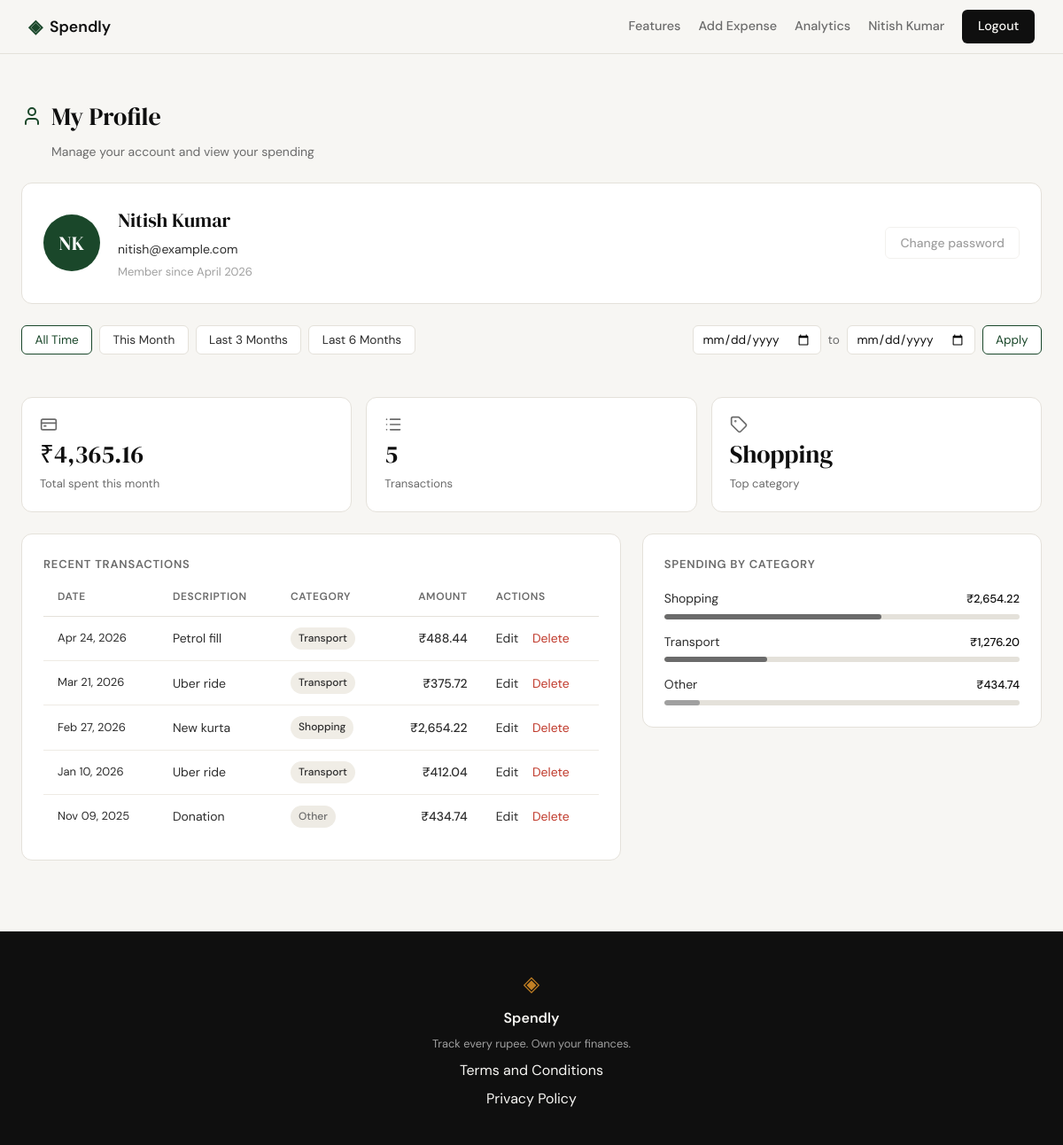
/profile (signed in), run on an earlier commit of the app's database.
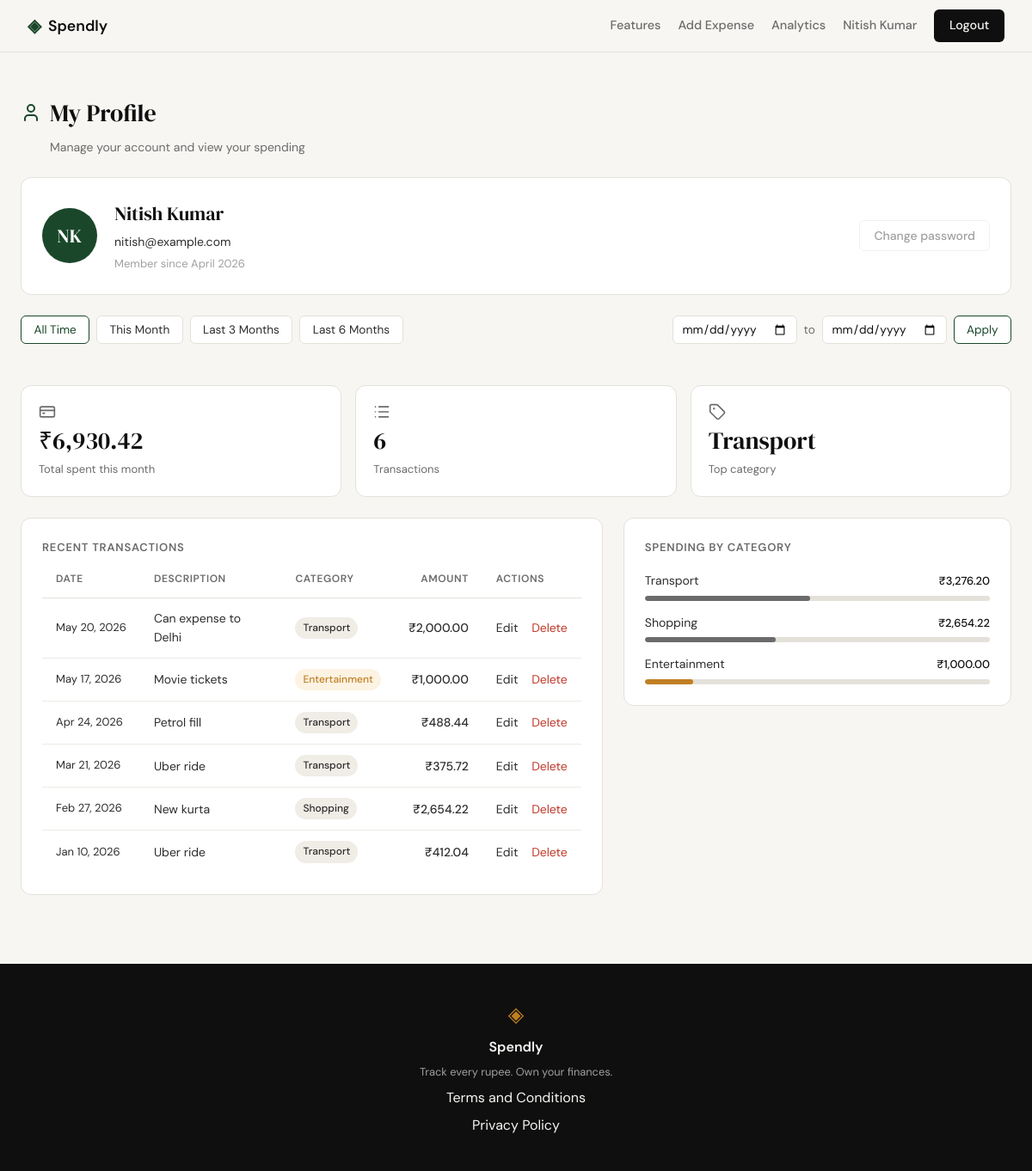
And on a later commit of the database.
### tables this page shows
CREATE TABLE users (
            id            INTEGER PRIMARY KEY AUTOINCREMENT,
            name          TEXT    NOT NULL,
            email         TEXT    UNIQUE NOT NULL,
            password_hash TEXT    NOT NULL,
            created_at    TEXT    DEFAULT (datetime('now'))
        );

CREATE TABLE expenses (
            id          INTEGER PRIMARY KEY AUTOINCREMENT,
            user_id     INTEGER NOT NULL REFERENCES users(id),
            amount      REAL    NOT NULL,
            category    TEXT    NOT NULL,
            date        TEXT    NOT NULL,
            description TEXT,
            created_at  TEXT    DEFAULT (datetime('now'))
        );

### app.py (the view)
@app.route("/profile")
def profile():
    if not session.get("user_id"):
        return redirect(url_for("login"))
    user_id = session["user_id"]
    date_from = _parse_date(request.args.get("date_from", ""))
    date_to = _parse_date(request.args.get("date_to", ""))
    if date_from and date_to and date_from > date_to:
        flash("Start date must be before end date.")
        date_from = date_to = ""
    date_from = date_from or None
    date_to = date_to or None
    today = date.today()
    presets = {
        "this_month": (today.replace(day=1).isoformat(), today.isoformat()),
        "last_3_months": ((today - timedelta(days=90)).isoformat(), today.isoformat()),
        "last_6_months": ((today - timedelta(days=180)).isoformat(), today.isoformat()),
    }
    active_preset = "all_time"
    for name, (pf, pt) in presets.items():
        if date_from == pf and date_to == pt:
            active_preset = name
            break
    user = get_user_by_id(user_id)
    stats = get_summary_stats(user_id, date_from=date_from, date_to=date_to)
    transactions = get_recent_transactions(
        user_id, date_from=date_from, date_to=date_to
    )
    categories = get_category_breakdown(user_id, date_from=date_from, date_to=date_to)
    return render_template(
        "profile.html",
        user=user,
        stats=stats,
        transactions=transactions,
        categories=categories,
        date_from=date_from or "",
        date_to=date_to or "",
        presets=presets,
        active_preset=active_preset,
    )

### app.py (called while the page is built)
def _parse_date(value):
    try:
        datetime.strptime(value, "%Y-%m-%d")
        return value
    except (ValueError, TypeError):
        return ""

### database/db.py (called while the page is built)
def get_db():
    conn = sqlite3.connect(DB_PATH)
    conn.row_factory = sqlite3.Row
    conn.execute("PRAGMA foreign_keys = ON")
    return conn

### database/queries.py (called while the page is built)
def _make_initials(name):
    tokens = name.split()
    return "".join(t[0] for t in tokens[:2]).upper() if tokens else ""

def _date_clause(date_from, date_to):
    if date_from and date_to:
        return "AND date BETWEEN ? AND ?", (date_from, date_to)
    if date_from:
        return "AND date >= ?", (date_from,)
    if date_to:
        return "AND date <= ?", (date_to,)
    return "", ()

def get_user_by_id(user_id):
    conn = get_db()
    row = conn.execute(
        "SELECT name, email, created_at FROM users WHERE id = ?",
        (user_id,),
    ).fetchone()
    conn.close()
    if row is None:
        return None
    name = row["name"]
    initials = _make_initials(name)
    created_at = row["created_at"].split(" ")[0]
    member_since = datetime.strptime(created_at, "%Y-%m-%d").strftime("%B %Y")
    return {
        "name": name,
        "email": row["email"],
        "member_since": member_since,
        "initials": initials,
    }

def get_recent_transactions(user_id, limit=10, date_from=None, date_to=None):
    clause, params = _date_clause(date_from, date_to)
    sql = (
        "SELECT id, date, description, category, amount FROM expenses "
        "WHERE user_id = ?"
    )
    if clause:
        sql = sql + " " + clause
    sql = sql + " ORDER BY date DESC, id DESC LIMIT ?"
    conn = get_db()
    rows = conn.execute(sql, (user_id, *params, limit)).fetchall()
    conn.close()
    return [
        {
            "id": row["id"],
            "date": datetime.strptime(row["date"], "%Y-%m-%d").strftime("%b %d, %Y"),
            "description": row["description"],
            "category": row["category"],
            "amount": f"₹{row['amount']:,.2f}",
        }
        for row in rows
    ]

### templates/profile.html (shortened to what this page needs)
{% extends "base.html" %}
{% block head %}
<link rel="stylesheet" href="{{ url_for('static', filename='css/profile.css') }}">
{% endblock %}
{% block content %}
<div class="profile-page">
    <div class="profile-header">
        <div class="profile-header-left">
            <i data-lucide="user"></i>
            <h1 class="profile-title">My Profile</h1>
        </div>
        <p class="profile-subtitle">Manage your account and view your spending</p>
    </div>
    <div class="profile-card">
        <div class="avatar-circle">{{ user.initials }}</div>
        <div class="profile-card-info">
            <h2 class="profile-name">{{ user.name }}</h2>
            <p class="profile-email">{{ user.email }}</p>
            <p class="profile-since">Member since {{ user.member_since }}</p>
        </div>
        <div class="profile-card-actions">
            <button class="btn-ghost btn-disabled" disabled>Change password</button>
        </div>
    </div>
    <div class="filter-bar">
        <div class="filter-presets">
            <a href="{{ url_for('profile') }}"
               class="filter-btn{% if active_preset == 'all_time' %} filter-btn--active{% endif %}">All Time</a>
            <a href="{{ url_for('profile', date_from=presets.this_month[0], date_to=presets.this_month[1]) }}"
               class="filter-btn{% if active_preset == 'this_month' %} filter-btn--active{% endif %}">This Month</a>
            <a href="{{ url_for('profile', date_from=presets.last_3_months[0], date_to=presets.last_3_months[1]) }}"
               class="filter-btn{% if active_preset == 'last_3_months' %} filter-btn--active{% endif %}">Last 3 Months</a>
            <a href="{{ url_for('profile', date_from=presets.last_6_months[0], date_to=presets.last_6_months[1]) }}"
               class="filter-btn{% if active_preset == 'last_6_months' %} filter-btn--active{% endif %}">Last 6 Months</a>
        </div>
        <form class="filter-custom" method="get" action="{{ url_for('profile') }}">
            <input type="date" name="date_from" value="{{ date_from }}" class="filter-input">
            <span class="filter-sep">to</span>
            <input type="date" name="date_to" value="{{ date_to }}" class="filter-input">
            <button type="submit" class="filter-btn filter-btn--apply">Apply</button>
        </form>
    </div>
    <div class="stats-row">
        <div class="stat-card">
            <i data-lucide="credit-card" class="stat-icon"></i>
            <span class="stat-value">{{ stats.total_spent }}</span>
            <span class="stat-label">Total spent this month</span>
        </div>
        <div class="stat-card">
            <i data-lucide="list" class="stat-icon"></i>
            <span class="stat-value">{{ stats.transaction_count }}</span>
            <span class="stat-label">Transactions</span>
        </div>
        <div class="stat-card">
            <i data-lucide="tag" class="stat-icon"></i>
            <span class="stat-value">{{ stats.top_category }}</span>
            <span class="stat-label">Top category</span>
        </div>
    </div>
    <div class="profile-grid">
        <div class="tx-table-wrap">
            <h3 class="section-heading">Recent Transactions</h3>
            <table class="tx-table">
                <thead>
                    <tr>
                        <th>Date</th>
                        <th>Description</th>
                        <th>Category</th>
                        <th class="tx-amount-col">Amount</th>
                        <th>Actions</th>
                    </tr>
                </thead>
                <tbody>
                    {% for tx in transactions %}
                    <tr>
                        <td class="tx-date">{{ tx.date }}</td>
                        <td>{{ tx.description }}</td>
                        <td>
                            <span class="badge badge--{{ tx.category | lower }}">{{ tx.category }}</span>
                        </td>
                        <td class="tx-amount">{{ tx.amount }}</td>
                        <td class="tx-actions">
                            <a href="{{ url_for('edit_expense', id=tx.id) }}" class="tx-edit-link">Edit</a>
                            <form method="POST" action="{{ url_for('delete_expense_route', id=tx.id) }}" class="tx-delete-form">
                                <button type="submit" class="tx-delete-btn">Delete</button>
                            </form>
                        </td>
                    </tr>
                    {% endfor %}
                </tbody>
            </table>
        </div>
        <div class="category-breakdown">
            <h3 class="section-heading">Spending by Category</h3>
            <div class="category-list">
                {% for cat in categories %}
                <div class="category-row cat--{{ cat.name | lower }}">
                    <div class="category-row-top">
                        <span class="category-name">{{ cat.name }}</span>
                        <span class="category-amount">{{ cat.amount }}</span>
                    </div>
                    <div class="category-bar-track">
                        <div class="category-bar-fill" style="--pct: {{ cat.pct }}%"></div>
                    </div>
                </div>
                {% endfor %}
            </div>
        </div>
    </div>
</div>
{% endblock %}

### templates/base.html (shortened to what this page needs)
<!DOCTYPE html>
<html lang="en">
<head>
    <link rel="stylesheet" href="{{ url_for('static', filename='css/style.css') }}">
    {% block head %}{% endblock %}
</head>
<body>
    {% macro nav_links(base_class, cta_class, username_class) %}
        <a href="{{ url_for('features') }}"
           class="{{ base_class }}{% if request.endpoint == 'features' %} nav-link--active{% endif %}">Features</a>
        {% if session.get("user_id") %}
        <a href="{{ url_for('add_expense') }}"
           class="{{ base_class }}{% if request.endpoint == 'add_expense' %} nav-link--active{% endif %}">Add Expense</a>
        <a href="{{ url_for('analytics') }}"
           class="{{ base_class }}{% if request.endpoint == 'analytics' %} nav-link--active{% endif %}">Analytics</a>
        <a href="{{ url_for('profile') }}" class="{{ base_class }} {{ username_class }}">{{ session["user_name"] }}</a>
        <a href="{{ url_for('logout') }}" class="{{ base_class }} {{ cta_class }}">Logout</a>
        {% else %}
        <a href="{{ url_for('login') }}" class="{{ base_class }}">Sign in</a>
        <a href="{{ url_for('register') }}" class="{{ base_class }} {{ cta_class }}">Get started</a>
        {% endif %}
    {% endmacro %}
    <nav class="navbar">
        <div class="nav-inner">
            <a href="{{ url_for('landing') }}" class="nav-brand">
                <span class="brand-icon">◈</span>
                <span class="brand-name">Spendly</span>
            </a>
            <div class="nav-links">
                {{ nav_links('nav-link', 'nav-cta', 'nav-username') }}
            </div>
        </div>
    </nav>
    <main class="main-content">
        {% block content %}{% endblock %}
    </main>
    <footer class="footer">
        <div class="footer-inner">
            <span class="brand-icon">◈</span>
            <span class="footer-name">Spendly</span>
            <p class="footer-copy">Track every rupee. Own your finances.</p>
            <a href="/terms">Terms and Conditions</a>
            <a href="/privacy">Privacy Policy</a>
        </div>
    </footer>
</body>
</html>

### static/css/style.css (style rules this page uses)
:root { --ink: #0f0f0f; --ink-soft: #2d2d2d; --ink-muted: #6b6b6b; --ink-faint: #a0a0a0; --paper: #f7f6f3; --paper-warm: #f0ede6; --paper-card: #ffffff; --accent: #1a472a; --accent-light: #e8f0eb; --accent-2: #c17f24; --accent-2-light: #fdf3e3; --danger: #c0392b; --danger-light: #fdecea; --border: #e4e1da; --border-soft: #eeebe4; --font-display: 'DM Serif Display', Georgia, serif; --font-body: 'DM Sans', system-ui, sans-serif; --max-width: 1200px; --auth-width: 440px; --radius-sm: 6px; --radius-md: 12px; --radius-lg: 20px; --nav-height: 60px; }
*, *::before, *::after { box-sizing: border-box; margin: 0; padding: 0; }
html { font-size: 16px; scroll-behavior: smooth; }
body { background: var(--paper); color: var(--ink); font-family: var(--font-body); font-size: 1rem; line-height: 1.6; -webkit-font-smoothing: antialiased; }
a { color: inherit; text-decoration: none; }
.navbar { position: sticky; top: 0; z-index: 100; background: var(--paper); border-bottom: 1px solid var(--border); padding: 0 2rem; }
.nav-inner { max-width: var(--max-width); margin: 0 auto; height: var(--nav-height); display: flex; align-items: center; justify-content: space-between; flex-wrap: nowrap; gap: 1rem; }
.nav-brand { display: flex; align-items: center; gap: 0.5rem; font-family: var(--font-body); font-weight: 600; font-size: 1.1rem; color: var(--ink); }
.brand-icon { color: var(--accent); font-size: 1.3rem; }
.brand-name { color: var(--ink); }
.nav-links { display: flex; align-items: center; gap: 1.25rem; font-size: 0.9rem; font-weight: 500; white-space: nowrap; }
.nav-links a { color: var(--ink-muted); transition: color 0.2s; }
.nav-link { color: var(--ink-muted); transition: color 0.2s; }
.nav-cta { background: var(--ink) !important; color: var(--paper) !important; padding: 0.45rem 1.1rem; border-radius: var(--radius-sm); transition: background 0.2s !important; }
.main-content { min-height: calc(100vh - 60px - 100px); }
.btn-ghost { display: inline-block; background: transparent; color: var(--ink-soft); padding: 0.65rem 1.5rem; border-radius: var(--radius-sm); font-size: 0.9rem; font-weight: 500; border: 1px solid var(--border); transition: all 0.2s; text-decoration: none; }
.footer { background: var(--ink); color: var(--paper); padding: 2.5rem 2rem; text-align: center; }
.footer-inner { display: flex; flex-direction: column; align-items: center; gap: 0.4rem; }
.footer .brand-icon { color: var(--accent-2); font-size: 1.5rem; }
.footer-name { font-weight: 600; font-size: 1rem; }
.footer-copy { font-size: 0.8rem; color: var(--ink-faint); }

What changed in the data, as far as the page shows it:
removed expenses: date "Nov 09, 2025", description "Donation", category "Other", amount "₹434.74"
added expenses: date "May 20, 2026", description "Can expense to Delhi", category "Transport", amount "₹2,000.00"
added expenses: date "May 17, 2026", description "Movie tickets", category "Entertainment", amount "₹1,000.00"
shown differently, row unchanged: expenses "New kurta": top_category "Shopping" → (not shown)
Also different on the page:
{{ stats.total_spent }}: "₹4,365.16" → "₹6,930.42"
{{ stats.transaction_count }}: "5" → "6"
{{ stats.top_category }}: (not shown) → "Transport"
{{ cat.pct }}: 61 → 38 (drawn)
new list line: "Transport ₹3,276.20"
new list line: "Entertainment ₹1,000.00"
list line gone: "Transport ₹1,276.20"
list line gone: "Other ₹434.74"
